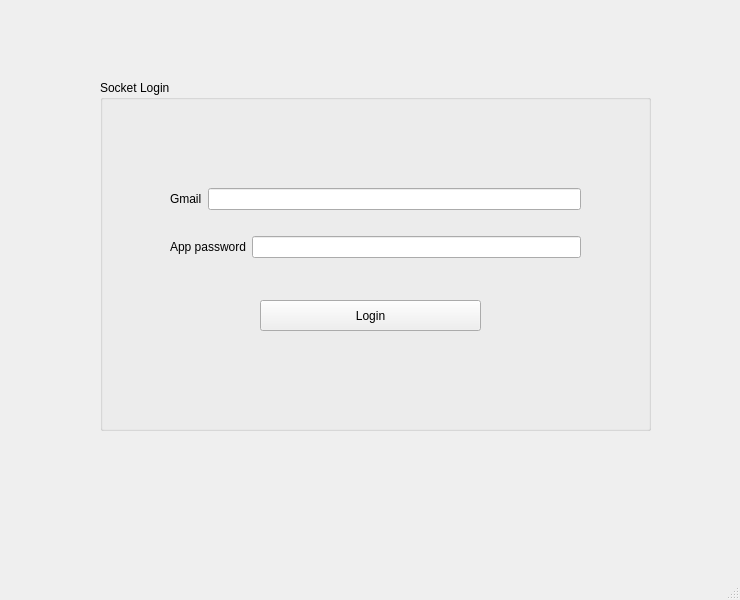
<?xml version="1.0" encoding="UTF-8"?>
<ui version="4.0">
	<class>MainWindow</class>
	<widget class="QMainWindow" name="MainWindow">
		<property name="geometry">
			<rect>
				<x>0</x>
				<y>0</y>
				<width>740</width>
				<height>600</height>
			</rect>
		</property>
		<property name="windowTitle">
			<string>MainWindow</string>
		</property>
		<widget class="QWidget" name="centralwidget">
			<widget class="QGroupBox" name="groupBox">
				<property name="geometry">
					<rect>
						<x>100</x>
						<y>80</y>
						<width>551</width>
						<height>351</height>
					</rect>
				</property>
				<property name="title">
					<string>Socket Login</string>
				</property>
				<widget class="QPushButton" name="pushButton_login">
					<property name="geometry">
						<rect>
							<x>160</x>
							<y>220</y>
							<width>221</width>
							<height>31</height>
						</rect>
					</property>
					<property name="text">
						<string>Login</string>
					</property>
				</widget>
				<widget class="QWidget" name="layoutWidget">
					<property name="geometry">
						<rect>
							<x>70</x>
							<y>88</y>
							<width>411</width>
							<height>111</height>
						</rect>
					</property>
					<layout class="QVBoxLayout" name="verticalLayout">
						<item>
							<layout class="QHBoxLayout" name="horizontalLayout">
								<item>
									<widget class="QLabel" name="label_gmail">
										<property name="text">
											<string>Gmail</string>
										</property>
									</widget>
								</item>
								<item>
									<widget class="QLineEdit" name="lineEdit_GMAIL"/>
								</item>
							</layout>
						</item>
						<item>
							<layout class="QHBoxLayout" name="horizontalLayout_2">
								<item>
									<widget class="QLabel" name="label_password">
										<property name="text">
											<string>App password</string>
										</property>
									</widget>
								</item>
								<item>
									<widget class="QLineEdit" name="lineEdit_password"/>
								</item>
							</layout>
						</item>
					</layout>
				</widget>
			</widget>
		</widget>
		<widget class="QMenuBar" name="menubar">
			<property name="geometry">
				<rect>
					<x>0</x>
					<y>0</y>
					<width>740</width>
					<height>25</height>
				</rect>
			</property>
		</widget>
		<widget class="QStatusBar" name="statusbar"/>
	</widget>
	<resources/>
	<connections/>
</ui>
